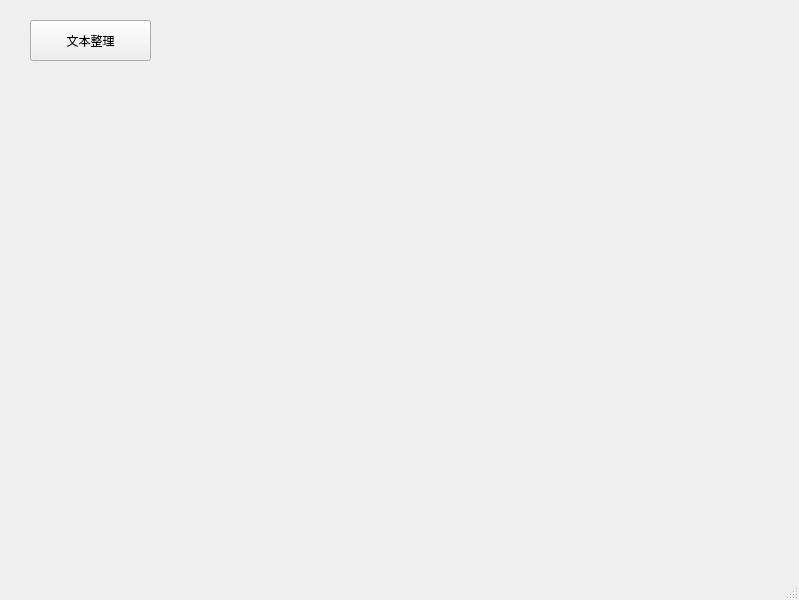
<?xml version="1.0" encoding="UTF-8"?>
<ui version="4.0">
 <class>MainWindow</class>
 <widget class="QMainWindow" name="MainWindow">
  <property name="geometry">
   <rect>
    <x>0</x>
    <y>0</y>
    <width>799</width>
    <height>600</height>
   </rect>
  </property>
  <property name="windowTitle">
   <string>MainWindow</string>
  </property>
  <widget class="QWidget" name="centralwidget">
   <widget class="QPushButton" name="pushButton">
    <property name="geometry">
     <rect>
      <x>30</x>
      <y>20</y>
      <width>121</width>
      <height>41</height>
     </rect>
    </property>
    <property name="text">
     <string>文本整理</string>
    </property>
   </widget>
  </widget>
  <widget class="QMenuBar" name="menubar">
   <property name="geometry">
    <rect>
     <x>0</x>
     <y>0</y>
     <width>799</width>
     <height>26</height>
    </rect>
   </property>
  </widget>
  <widget class="QStatusBar" name="statusbar"/>
 </widget>
 <resources/>
 <connections/>
</ui>
